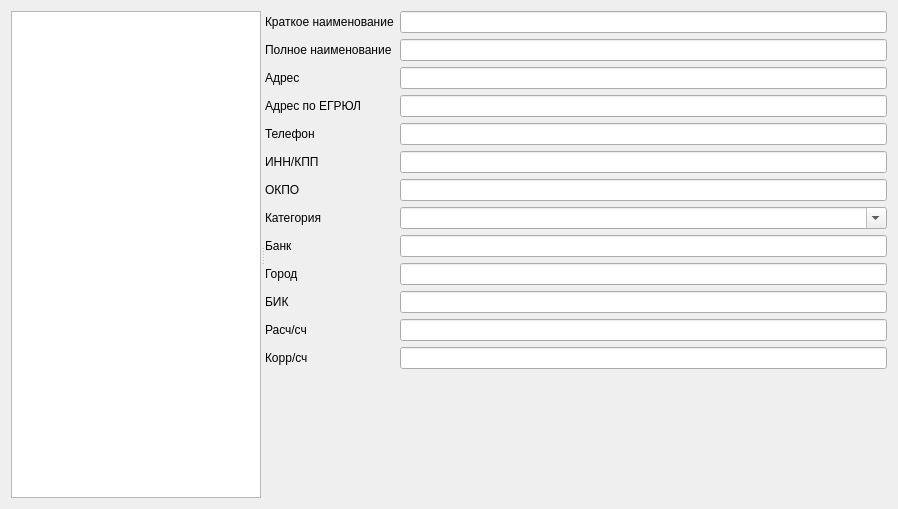
<?xml version="1.0" encoding="UTF-8"?>
<ui version="4.0">
 <class>FormPoluch</class>
 <widget class="QWidget" name="FormPoluch">
  <property name="geometry">
   <rect>
    <x>0</x>
    <y>0</y>
    <width>898</width>
    <height>509</height>
   </rect>
  </property>
  <property name="windowTitle">
   <string>Получатели</string>
  </property>
  <layout class="QVBoxLayout" name="verticalLayout_2">
   <item>
    <widget class="QSplitter" name="splitter">
     <property name="orientation">
      <enum>Qt::Horizontal</enum>
     </property>
     <widget class="DbViewer" name="tableView">
      <property name="maximumSize">
       <size>
        <width>250</width>
        <height>16777215</height>
       </size>
      </property>
      <property name="editTriggers">
       <set>QAbstractItemView::NoEditTriggers</set>
      </property>
      <property name="selectionMode">
       <enum>QAbstractItemView::SingleSelection</enum>
      </property>
      <property name="selectionBehavior">
       <enum>QAbstractItemView::SelectRows</enum>
      </property>
     </widget>
     <widget class="QWidget" name="layoutWidget">
      <layout class="QVBoxLayout" name="verticalLayout">
       <item>
        <layout class="QGridLayout" name="gridLayout">
         <item row="0" column="0">
          <widget class="QLabel" name="label">
           <property name="text">
            <string>Краткое наименование</string>
           </property>
          </widget>
         </item>
         <item row="0" column="1">
          <widget class="QLineEdit" name="lineEditShort"/>
         </item>
         <item row="1" column="0">
          <widget class="QLabel" name="label_2">
           <property name="text">
            <string>Полное наименование</string>
           </property>
          </widget>
         </item>
         <item row="1" column="1">
          <widget class="QLineEdit" name="lineEditNaim"/>
         </item>
         <item row="2" column="0">
          <widget class="QLabel" name="label_3">
           <property name="text">
            <string>Адрес</string>
           </property>
          </widget>
         </item>
         <item row="2" column="1">
          <widget class="QLineEdit" name="lineEditAdres"/>
         </item>
         <item row="3" column="0">
          <widget class="QLabel" name="label_13">
           <property name="text">
            <string>Адрес по ЕГРЮЛ</string>
           </property>
          </widget>
         </item>
         <item row="3" column="1">
          <widget class="QLineEdit" name="lineEditAdresEgrul"/>
         </item>
         <item row="4" column="0">
          <widget class="QLabel" name="label_4">
           <property name="text">
            <string>Телефон</string>
           </property>
          </widget>
         </item>
         <item row="4" column="1">
          <widget class="QLineEdit" name="lineEditTelef"/>
         </item>
         <item row="5" column="0">
          <widget class="QLabel" name="label_5">
           <property name="text">
            <string>ИНН/КПП</string>
           </property>
          </widget>
         </item>
         <item row="5" column="1">
          <widget class="QLineEdit" name="lineEditInnKpp"/>
         </item>
         <item row="6" column="0">
          <widget class="QLabel" name="label_12">
           <property name="text">
            <string>ОКПО</string>
           </property>
          </widget>
         </item>
         <item row="6" column="1">
          <widget class="QLineEdit" name="lineEditOkpo"/>
         </item>
         <item row="7" column="0">
          <widget class="QLabel" name="label_6">
           <property name="text">
            <string>Категория</string>
           </property>
          </widget>
         </item>
         <item row="7" column="1">
          <widget class="QComboBox" name="comboBoxKat">
           <property name="editable">
            <bool>true</bool>
           </property>
          </widget>
         </item>
         <item row="8" column="0">
          <widget class="QLabel" name="label_7">
           <property name="text">
            <string>Банк</string>
           </property>
          </widget>
         </item>
         <item row="8" column="1">
          <widget class="QLineEdit" name="lineEditBank"/>
         </item>
         <item row="9" column="0">
          <widget class="QLabel" name="label_8">
           <property name="text">
            <string>Город</string>
           </property>
          </widget>
         </item>
         <item row="9" column="1">
          <widget class="QLineEdit" name="lineEditCity"/>
         </item>
         <item row="10" column="0">
          <widget class="QLabel" name="label_9">
           <property name="text">
            <string>БИК</string>
           </property>
          </widget>
         </item>
         <item row="10" column="1">
          <widget class="QLineEdit" name="lineEditBIK"/>
         </item>
         <item row="11" column="0">
          <widget class="QLabel" name="label_10">
           <property name="text">
            <string>Расч/сч</string>
           </property>
          </widget>
         </item>
         <item row="11" column="1">
          <widget class="QLineEdit" name="lineEditRs"/>
         </item>
         <item row="12" column="0">
          <widget class="QLabel" name="label_11">
           <property name="text">
            <string>Корр/сч</string>
           </property>
          </widget>
         </item>
         <item row="12" column="1">
          <widget class="QLineEdit" name="lineEditKs"/>
         </item>
        </layout>
       </item>
       <item>
        <spacer name="verticalSpacer">
         <property name="orientation">
          <enum>Qt::Vertical</enum>
         </property>
         <property name="sizeHint" stdset="0">
          <size>
           <width>621</width>
           <height>68</height>
          </size>
         </property>
        </spacer>
       </item>
       <item>
        <layout class="QHBoxLayout" name="horizontalLayoutMapper">
         <item>
          <spacer name="horizontalSpacer">
           <property name="orientation">
            <enum>Qt::Horizontal</enum>
           </property>
           <property name="sizeHint" stdset="0">
            <size>
             <width>40</width>
             <height>20</height>
            </size>
           </property>
          </spacer>
         </item>
        </layout>
       </item>
      </layout>
     </widget>
    </widget>
   </item>
  </layout>
 </widget>
 <customwidgets>
  <customwidget>
   <class>DbViewer</class>
   <extends>QTableView</extends>
   <header>db/dbviewer.h</header>
  </customwidget>
 </customwidgets>
 <tabstops>
  <tabstop>lineEditShort</tabstop>
  <tabstop>lineEditNaim</tabstop>
  <tabstop>lineEditAdres</tabstop>
  <tabstop>lineEditTelef</tabstop>
  <tabstop>lineEditInnKpp</tabstop>
  <tabstop>comboBoxKat</tabstop>
  <tabstop>lineEditBank</tabstop>
  <tabstop>lineEditCity</tabstop>
  <tabstop>lineEditBIK</tabstop>
  <tabstop>lineEditRs</tabstop>
  <tabstop>lineEditKs</tabstop>
  <tabstop>tableView</tabstop>
 </tabstops>
 <resources/>
 <connections/>
</ui>
